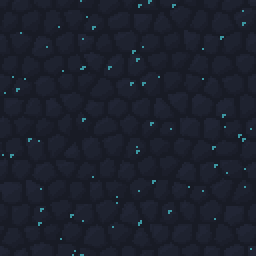
#> input picture assets/terrain/abyssal_stone.png, 128 x 128 px, given in place of blocks.png, which was not available (shown 2 times larger); the run also reads 1 picture not shown here
$ python make_voxel_art.py ../assets/terrain/abyssal_stone.png
#> lines starting #> are read from the running program, lines starting #| are printed output that depends on the picture
#!/usr/bin/env python3
"""Phase 52 placeholders: the Bomb's icon and held sprite, and blocks.png row 21 (Sand
Bricks' collision row). Kept unless --force (Patrick repaints them).

    python3 tools/make_voxel_art.py [--force]
"""
import os
import sys

from PIL import Image

ASSETS = os.path.join(os.path.dirname(__file__), "..", "assets")
force = "--force" in sys.argv


def save(img, rel):
    path = os.path.join(ASSETS, rel)
    if os.path.exists(path) and not force:
        print("kept", path)
        return
    img.save(path)
    print("wrote", path)


def bomb():
    img = Image.new("RGBA", (16, 16), (0, 0, 0, 0))
#> img: PIL image 16x16 RGBA; every value is 0
    px = img.load()
    cx, cy, r = 7.5, 9.5, 5.2
    for y in range(16):
        for x in range(16):
            d = ((x + 0.5 - cx) ** 2 + (y + 0.5 - cy) ** 2) ** 0.5
            if d < r:
                lit = max(0.0, 1.0 - (((x + 0.5 - (cx - 2)) ** 2 + (y + 0.5 - (cy - 2)) ** 2) ** 0.5) / 6.0)
                v = int(34 + 70 * lit)
                px[x, y] = (v, v, int(v * 1.1), 255)
    for p in [(7, 3), (8, 3)]:  # the cap
        px[p] = (120, 110, 100, 255)
    px[7, 4] = (90, 84, 78, 255)
    px[8, 4] = (90, 84, 78, 255)
    for p, c in [((9, 2), (170, 130, 80)), ((10, 1), (170, 130, 80)), ((11, 0), (255, 200, 80)), ((12, 1), (255, 140, 40))]:
        px[p] = c + (255,)  # fuse and spark
    return img


b = bomb()
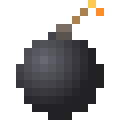
#> b: PIL image 16x16 RGBA (shown 8 times larger); mean R, G, B, A 24, 22.9, 23.3, 94.6; transparent parts drawn white
save(b, "items/icons/bomb.png")
save(b.resize((9, 9), Image.NEAREST), "items/held/bomb.png")

atlas_path = os.path.join(ASSETS, "tiles", "blocks.png")
atlas = Image.open(atlas_path).convert("RGBA")
#> atlas is the input picture: PIL image 128x128 RGBA; mean R, G, B, A 27.9, 32.1, 44, 255
if atlas.height < 22 * 8:
    grown = Image.new("RGBA", (atlas.width, 22 * 8))
#> grown: PIL image 128x176 RGBA; every value is 0
    grown.paste(atlas, (0, 0))
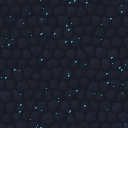
#> grown: PIL image 128x176 RGBA; mean R, G, B, A 20.3, 23.3, 32, 185.5; transparent parts drawn white
    grown.paste(atlas.crop((0, 17 * 8, atlas.width, 18 * 8)), (0, 21 * 8))  # like Stone Bricks' row
    grown.save(atlas_path)
    print("blocks.png: added row 21")


# Phase 55: Hard Sand (block and wall, 128x128 like sand) from the sand picture: darker,
# packed, with flat layers. Its icon and held sprite are the block shrunk. Row 22 of
# blocks.png is its collision row (a copy of stone's).
def hard_sand(src_name, out_name, darken):
#> called with src_name = 'sand.png', out_name = 'hard_sand.png', darken = 0.86
    src = Image.open(os.path.join(ASSETS, "terrain", src_name)).convert("RGBA")
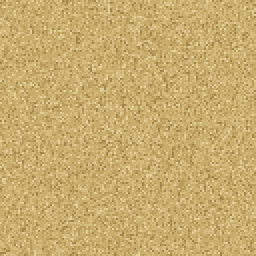
#> input picture assets/terrain/sand.png, 128 x 128 px (shown 2 times larger)
#> src is the input picture: PIL image 128x128 RGBA; mean R, G, B, A 200.8, 173.7, 110.4, 255
    out = src.copy()
    px = out.load()
    w, h = out.size
#> w = 128; h = 128
    for y in range(h):
        band = 0.93 if (y // 6) % 3 == 0 else (1.04 if (y // 6) % 3 == 1 else 1.0)
        for x in range(w):
            r, g, b, a = px[x, y]
            k = darken * band
            # Packed sand: a bit redder and darker.
            px[x, y] = (min(255, int(r * k * 0.98)), min(255, int(g * k * 0.9)), min(255, int(b * k * 0.78)), a)
    save(out, "terrain/" + out_name)
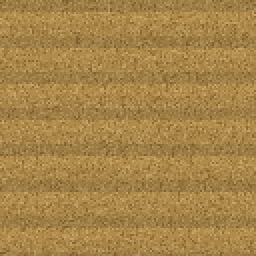
#> out: PIL image 128x128 RGBA (shown 2 times larger); mean R, G, B, A 166.9, 132.5, 72.9, 255
    return out


block = hard_sand("sand.png", "hard_sand.png", 0.86)
hard_sand("sand_wall.png", "hard_sand_wall.png", 0.86)
#> call 2 of hard_sand, with src_name = 'sand_wall.png', out_name = 'hard_sand_wall.png', darken = 0.86
#> in hard_sand (call 2), `save(out, "terrain/" + out_name)`:
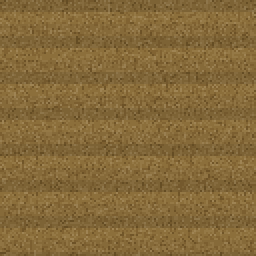
#> out: PIL image 128x128 RGBA (shown 2 times larger); mean R, G, B, A 133, 105.5, 57.6, 255
icon = block.crop((0, 0, 32, 32)).resize((16, 16), Image.LANCZOS)
save(icon, "items/icons/hard_sand.png")
save(icon, "items/held/hard_sand.png")
atlas = Image.open(atlas_path).convert("RGBA")
if atlas.height < 23 * 8:
    grown = Image.new("RGBA", (atlas.width, 23 * 8))
#> grown: PIL image 128x184 RGBA; every value is 0
    grown.paste(atlas, (0, 0))
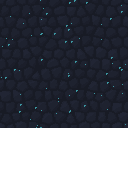
#> grown: PIL image 128x184 RGBA; mean R, G, B, A 19.4, 22.3, 30.6, 177.4; transparent parts drawn white
    grown.paste(atlas.crop((0, 2 * 8, atlas.width, 3 * 8)), (0, 22 * 8))  # like stone's row
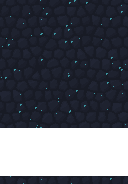
#> grown: PIL image 128x184 RGBA; mean R, G, B, A 20.6, 23.7, 32.6, 188.5; transparent parts drawn white
    grown.save(atlas_path)
    print("blocks.png: added row 22")
